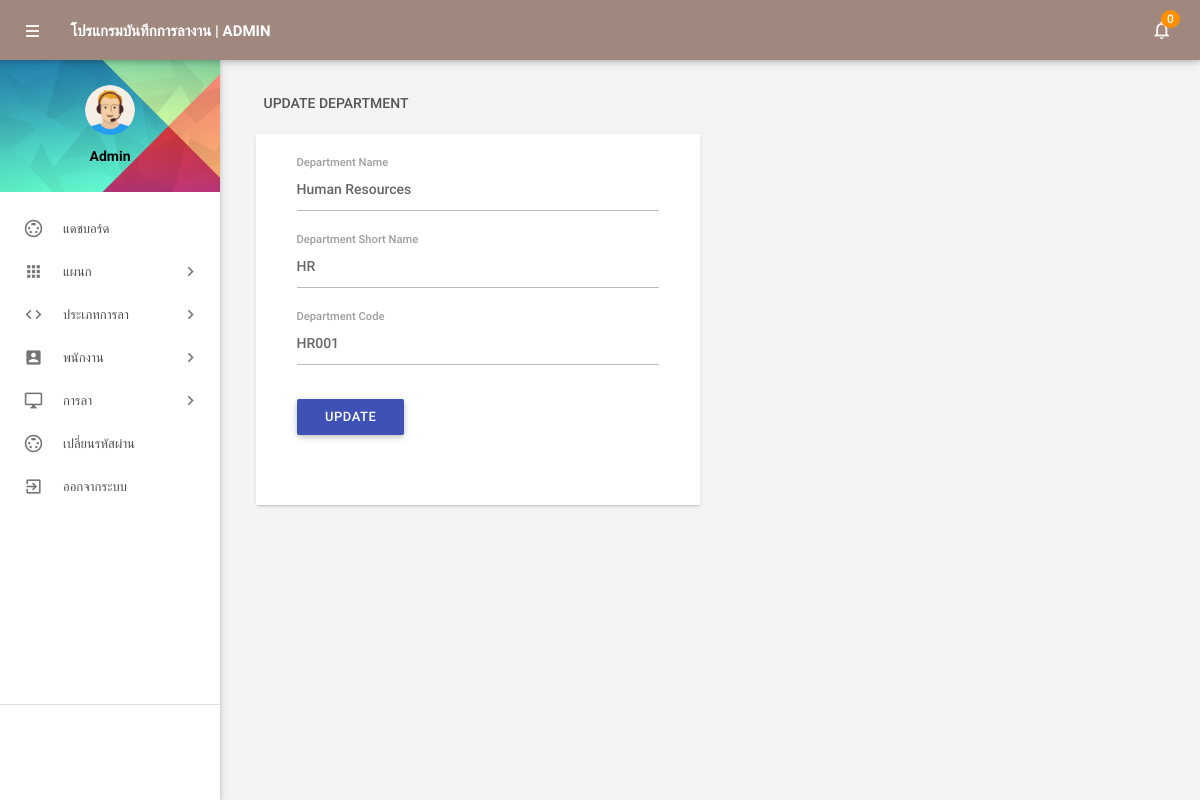
Page /admin/editdepartment.php?deptid=1 (signed in) on the committed database.
### tables this page shows
CREATE TABLE `tbldepartments` (
  `id` int(11) NOT NULL,
  `DepartmentName` varchar(150) DEFAULT NULL,
  `DepartmentShortName` varchar(100) DEFAULT NULL,
  `DepartmentCode` varchar(50) DEFAULT NULL,
  `CreationDate` timestamp NOT NULL DEFAULT current_timestamp()
);

### admin/editdepartment.php (the view, shortened to what this page needs)
<?php
include('includes/config.php');
if(strlen($_SESSION['alogin'])==0)
    {
header('location:index.php');
}
else{
    ?>
<!DOCTYPE html>
<html lang="en">
    <head>
        <link type="text/css" rel="stylesheet" href="../assets/plugins/materialize/css/materialize.min.css"/>
        <link href="../assets/plugins/material-preloader/css/materialPreloader.min.css" rel="stylesheet">
        <link href="../assets/css/alpha.min.css" rel="stylesheet" type="text/css"/>
        <link href="../assets/css/custom.css" rel="stylesheet" type="text/css"/>
    </head>
    <body>
  <?php include('includes/header.php');?>
       <?php include('includes/sidebar.php');?>
            <main class="mn-inner">
                <div class="row">
                    <div class="col s12">
                        <div class="page-title">Update Department</div>
                    </div>
                    <div class="col s12 m12 l6">
                        <div class="card">
                            <div class="card-content">
                                <div class="row">
                                    <form class="col s12" name="chngpwd" method="post">
<?php
$did=intval($_GET['deptid']);
$sql = "SELECT * from tbldepartments WHERE id=:did";
$query = $dbh -> prepare($sql);
$query->bindParam(':did',$did,PDO::PARAM_STR);
$query->execute();
$results=$query->fetchAll(PDO::FETCH_OBJ);
if($query->rowCount() > 0)
{
foreach($results as $result)
{               ?>
                                        <div class="row">
                                            <div class="input-field col s12">
<input id="departmentname" type="text"  class="validate" autocomplete="off" name="departmentname" value="<?php echo htmlentities($result->DepartmentName);?>"  required>
                                                <label for="deptname">Department Name</label>
                                            </div>
          <div class="input-field col s12">
<input id="departmentshortname" type="text"  class="validate" autocomplete="off" value="<?php echo htmlentities($result->DepartmentShortName);?>" name="departmentshortname"  required>
                                                <label for="deptshortname">Department Short Name</label>
                                            </div>
  <div class="input-field col s12">
 <input id="deptcode" type="text" name="deptcode" class="validate" autocomplete="off" value="<?php echo htmlentities($result->DepartmentCode);?>" required>
                                                <label for="password">Department Code</label>
                                            </div>
<?php }} ?>
<div class="input-field col s12">
<button type="submit" name="update" class="waves-effect waves-light btn indigo m-b-xs">UPDATE</button>
</div>
                                        </div>
                                    </form>
                                </div>
                            </div>
                        </div>
                    </div>
                </div>
            </main>
        </div>
        <div class="left-sidebar-hover"></div>
    </body>
</html>
<?php } ?>

### rows in the picture
tbldepartments: departmentname "Human Resources", departmentshortname "HR", deptcode "HR001"

### other values in the picture
$unreadcount "0"
